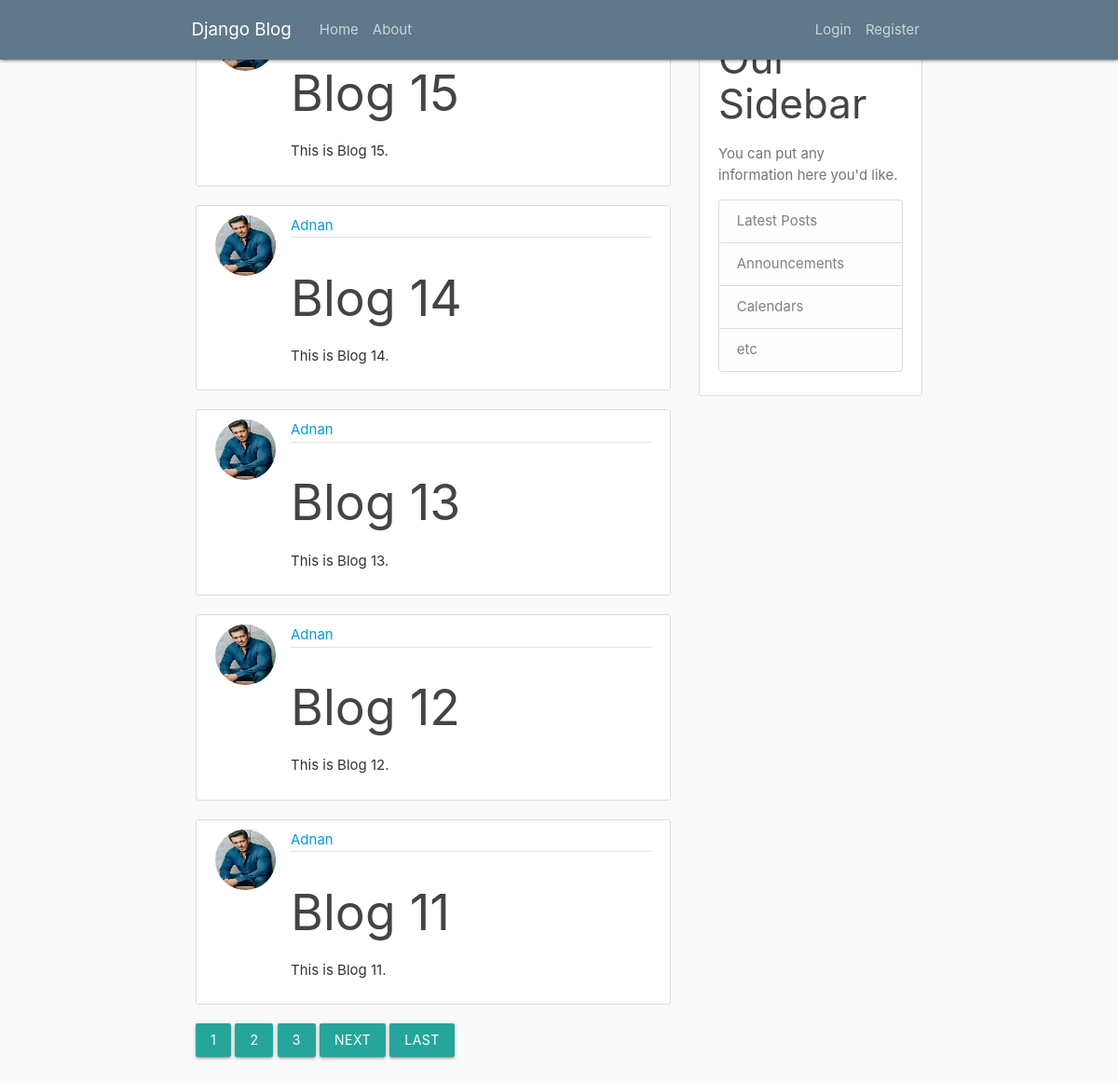
The page / on the database its author committed.
### blog/models.py (models this page shows, shortened)
class Post(models.Model):
    title = models.CharField(max_length=100)
    content =models.TextField()
    date_posted = models.DateTimeField(default=timezone.now)
    author = models.ForeignKey(User, on_delete=models.CASCADE)

### users/models.py (models this page shows, shortened)
class Profile(models.Model):
    user = models.OneToOneField(User, on_delete=models.CASCADE)
    image =  models.ImageField(default='default.jpg', upload_to = 'profile_pics')

### blog/views.py (the view)
# urls.py: path('',PostListView.as_view(),name='blog_home'),
class PostListView(ListView):
    model = Post
    template_name = 'blog/home.html' #<app>/<model>_<viewtype>.html
    context_object_name = 'posts'
    ordering = ['-date_posted']
    paginate_by = 5

### blog/templates/blog/home.html (shortened to what this page needs)
{% extends "blog/base.html" %}
{% block content %}
    {% for post in posts %}
        <article class="media content-section">
          <img class="rounded-circle article-img" src="{{post.author.profile.image.url}}">
    <div class="media-body">
      <div class="article-metadata">
        <a class="mr-2" href="{% url 'user_posts' post.author.username %}">{{ post.author }}</a>
      </div>
      <h2><a class="article-title" href="{% url 'post_detail' post.id %}">{{ post.title }}</a></h2>
      <p class="article-content">{{ post.content }}</p>
    </div>
    </article>
    {% endfor %}
    {% if is_paginated %}
      {% for num in page_obj.paginator.page_range %}
        {% if page_obj.number == num %}
          <a class="btn btn-info mb-4"  href="?page={{num}}">{{num}}</a>
        {% elif num > page_obj.number|add:'-3' and num < page_obj.number|add:'3' %}
          <a class="btn btn-outline-info mb-4"  href="?page={{ num }}">{{num}}</a>
        {% endif %}
      {% endfor %}
      {% if page_obj.has_next %}
        <a class="btn btn-outline-info mb-4"  href="?page={{page_obj.next_page_number}}">Next</a>
        <a class="btn btn-outline-info mb-4"  href="?page={{page_obj.paginator.num_pages}}">Last</a>
      {% endif %}
    {% endif %}
{% endblock content %}

### blog/templates/blog/base.html (shortened to what this page needs)
{% load static %}
<!DOCTYPE html>
<html lang="en" dir="ltr">
  <head>
    <link rel="stylesheet" href="https://maxcdn.bootstrapcdn.com/bootstrap/4.0.0/css/bootstrap.min.css">
    <link rel="stylesheet" type="text/css" href="{% static 'blog/main.css' %}">
  </head>
  <body>
    <header class="site-header">
  <nav class="navbar navbar-expand-md navbar-dark bg-steel fixed-top">
    <div class="container">
      <a class="navbar-brand mr-4" href="{% url 'blog_home'%}">Django Blog</a>
      <div class="collapse navbar-collapse" id="navbarToggle">
        <div class="navbar-nav mr-auto">
          <a class="nav-item nav-link" href="{% url 'blog_home'%}">Home</a>
          <a class="nav-item nav-link" href="{% url 'blog_about'%}">About</a>
        </div>
        <div class="navbar-nav">
          {% if user.is_authenticated %}
          <a class="nav-item nav-link" href="{% url 'post_create' %}">New Post</a>
          <a class="nav-item nav-link" href="{% url 'profile' %}">Profile</a>
          <a class="nav-item nav-link" href="{% url 'logout' %}">Logout</a>
          {% else %}
            <a class="nav-item nav-link" href="{% url 'login' %}">Login</a>
            <a class="nav-item nav-link" href="{% url 'register'%}">Register</a>
          {% endif %}
        </div>
      </div>
    </div>
  </nav>
</header>
<main role="main" class="container">
<div class="row">
<div class="col-md-8">
  {% block content %}{% endblock %}
</div>
<div class="col-md-4">
  <div class="content-section">
    <h3>Our Sidebar</h3>
    <p class='text-muted'>You can put any information here you'd like.
      <ul class="list-group">
        <li class="list-group-item list-group-item-light">Latest Posts</li>
        <li class="list-group-item list-group-item-light">Announcements</li>
        <li class="list-group-item list-group-item-light">Calendars</li>
        <li class="list-group-item list-group-item-light">etc</li>
      </ul>
    </p>
  </div>
</div>
</div>
</main>
    <link rel="stylesheet" href="https://cdnjs.cloudflare.com/ajax/libs/materialize/1.0.0/css/materialize.min.css">
</body>
</html>

### blog/static/blog/main.css (style rules this page uses)
body { background: #fafafa; color: #333333; margin-top: 5rem; }
h1, h2, h3, h4, h5, h6 { color: #444444; }
ul { margin: 0; }
.bg-steel { background-color: #5f788a; }
.site-header .navbar-nav .nav-link { color: #cbd5db; }
.content-section { background: #ffffff; padding: 10px 20px; border: 1px solid #dddddd; border-radius: 3px; margin-bottom: 20px; }
.article-title { color: #444444; }
.article-content { white-space: pre-line; }
.article-img { height: 65px; width: 65px; margin-right: 16px; }
.article-metadata { padding-bottom: 1px; margin-bottom: 4px; border-bottom: 1px solid #e3e3e3 }

### rows shown on the page
Post: title "Blog 15", content "This is Blog 15."
Post: author.profile.image (picture), author "Adnan", title "Blog 14", content "This is Blog 14."
Post: author.profile.image (picture), author "Adnan", title "Blog 13", content "This is Blog 13."
Post: author.profile.image (picture), author "Adnan", title "Blog 12", content "This is Blog 12."
Post: author.profile.image (picture), author "Adnan", title "Blog 11", content "This is Blog 11."

### other values the page prints
{{ num }} "1"
{{ num }} "2" "3"
